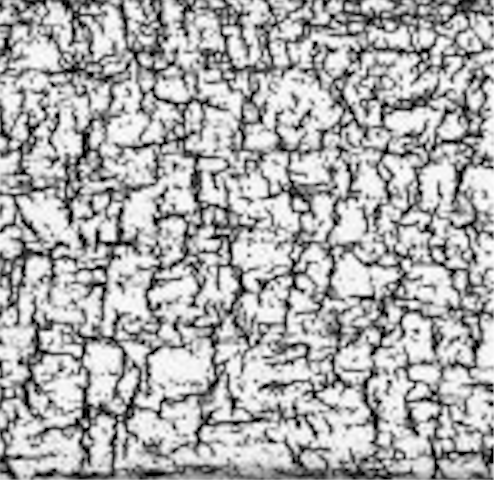
#> input picture Workflow/Micrographs/chu7.jpg, 494 x 480 px
$ jupyter execute --allow-errors Workflow_Group2.ipynb   (text cells are left out)
#> lines starting #> are read from the running program, lines starting #| are printed output that depends on the picture; after the words box and inside, x2 and y2 are one past the last pixel; in counts of white or black regions, pixels touching at a corner belong together; pictures that were not available may be replaced by others from this repository, and a replacement may not be noted
### Workflow/packages/processing.py
# We import the packages we need

import numpy as np
import cv2

def vertical_strips(SecNum,img):
    """
    This function separate the image into vertical strips.
    It confirms that the total width of the image can be
    split into the initially defined number of sections, if not,
    another section will be added until equality is achieved

    Parameters
    ----------
    SecNum : int
        initial number of vertical strips
    img : numpy.ndarray
        data of the image that is going to be analysed

    Returns
    -------
    strips : int
        number of strips in which the image was finally split

    """
#> called with SecNum = 15
    while True:
        if (np.size(img,1) % SecNum) !=0:
            SecNum += 1
        else:
                break
#> after the loop, SecNum = 19
    #between 15 and 20 hypothetically no value is ignored for image width outside of prime values - excessive computing will not occur.

    #introducing a tracker variable allows for simple passing of number of slices between chunks
    strips = 0

    #this loop takes the image and vertically slices it in equal widths as defined above
    for x in range(0,np.size(img,1),SecNum):
            x1 = x + SecNum
            section = img[0:np.size(img,0), x:x1]

            cv2.imwrite("ImageStates/ImagePrep/Sections/" + str(strips) +".png",section)

            strips +=1
#> this loop made 26 passes
#> x1 on passes 1 to 12: 19, 38, 57, 76, 95, 114, 133, 152, 171, 190, 209, 228
#> after the loop, strips = 26

    return strips

def blur(strips):
    """
    This function blurs the strips and joins them into a new image

    Parameters
    ----------
    strips : int
        number of strips in which the image was split

    Returns
    -------
    BlurJoin : numpy.ndarray
        data of the image after blurring and have joined the strips

    """
#> called with strips = 26
    #following from this, the slices are then blurred to reduce noise and transformed to their original black and white colour
    for i in range(0,strips):
        Sec = cv2.imread("./ImageStates/ImagePrep/Sections/" + str(i) + ".png")
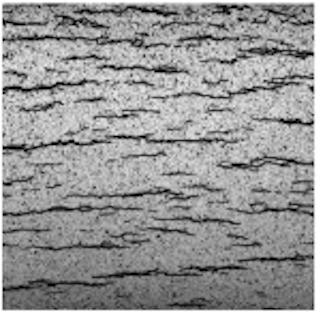
#> input picture Workflow/Micrographs/chu1.jpg, 316 x 312 px, given in place of 0.png, which was not available
#> Sec is the input picture: shape (312, 316, 3); mean B, G, R 147.7, 147.7, 147.7

        Sec = cv2.cvtColor(Sec,cv2.COLOR_BGR2RGB)

        Blur = cv2.GaussianBlur(Sec, (7,7),0)
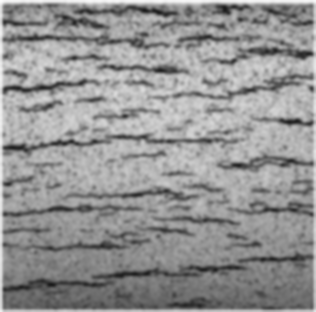
#> Blur: shape (312, 316, 3); mean R, G, B 147.5, 147.5, 147.5
        cv2.imwrite("ImageStates/ImagePrep/Blurs/" + str(i) +".png",Blur)

        #while technically unnecessary, this stage restitches the blured slices to allow for viewing of the transformed image
        if i > 0:
            if i == 1:
                ImgL = cv2.imread("./ImageStates/ImagePrep/Blurs/" + str(i-1) + ".png")
                ImgR = cv2.imread("./ImageStates/ImagePrep/Blurs/" + str(i) + ".png")
                BlurJoin = np.concatenate((ImgL, ImgR), axis=1)
            else:
                ImgR = cv2.imread("./ImageStates/ImagePrep/Blurs/" + str(i) + ".png")
                BlurJoin = np.concatenate((BlurJoin, ImgR), axis=1)
    return BlurJoin

### Workflow/packages/connectivity.py
# We import the packages we need
import numpy as np
import cv2
#from packages import Edge

def otsu(strips):
    """

    Parameters
    ----------
    strips : int
        number of strips in which the image was split

    Returns
    -------
    OtsuThresh : numpy.ndarray
            data of the image after Otsu thresholding

    """
#> called with strips = 26
#knowing the number of strips, any actions can be repeated across the entirety of the slices easily
    for i in range(strips):
        Blur = cv2.imread("./ImageStates/ImagePrep/Blurs/" + str(i) + ".png", 0)
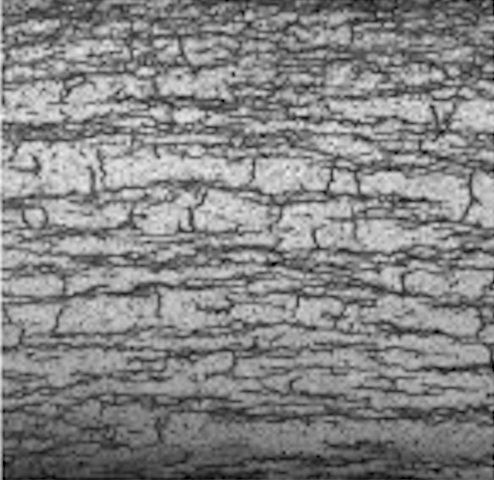
#> Blur: shape (480, 494); min 0, max 246, mean 132.6
#Using the inbuilt opencv otsu thresholding method and defining it as a binary threshold, aka only black and white,
# both a thresholded image is produced and the automatically detected thresholding value is found.
        ThreshValue, ThreshOtsu = cv2.threshold(Blur,0,255,cv2.THRESH_BINARY+cv2.THRESH_OTSU)
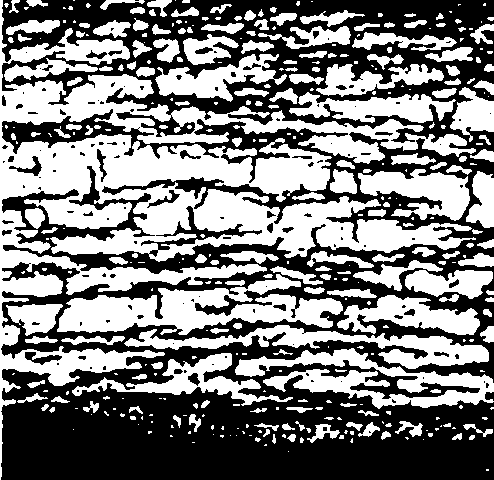
#> ThreshOtsu: shape (480, 494); 49% white; 366 white regions (180 under 20 px), largest, box (x1, y1, x2, y2) and area: (0, 0, 476, 480) 52462, (57, 274, 343, 335) 8248, (235, 348, 494, 409) 6038
#> ThreshValue = 133

        cv2.imwrite("ImageStates/Thresholding/Otsu/" + str(i) +".png",ThreshOtsu)
        np.save("ImageStates/Thresholding/Otsu/" + str(i), ThreshOtsu)

#As earlier, the individual slices are saved to their own directory and an overall image is made from reattaching the slices.
        if i > 0:
            if i == 1:
                ImgL = cv2.imread("./ImageStates/Thresholding/Otsu/" + str(i-1) + ".png")
                ImgR = cv2.imread("./ImageStates/Thresholding/Otsu/" + str(i) + ".png")
                OtsuThresh = np.concatenate((ImgL, ImgR), axis=1)
            else:
                ImgR = cv2.imread("./ImageStates/Thresholding/Otsu/" + str(i) + ".png")
                OtsuThresh = np.concatenate((OtsuThresh, ImgR), axis=1)
    return OtsuThresh


def kmeans(strips):

    """


    Parameters
    ----------
    strips : int
        number of strips in which the image was split

    Returns
    -------
    KThresh : numpy.ndarray
            data of the image after k-means thresholding

    """
#> called with strips = 26

    for i in range(strips):
        ImgIn = cv2.imread("./ImageStates/ImagePrep/Blurs/" + str(i) + ".png",1)

        Blur = cv2.cvtColor(ImgIn, cv2.COLOR_BGR2GRAY)

        reshapedImage = np.float32(Blur.reshape(-1, 3))

        criteria = (cv2.TERM_CRITERIA_EPS + cv2.TERM_CRITERIA_MAX_ITER, 100, 0.1)
#> criteria = (3, 100, 0.1)

    #The number of channels is defined for the k-means method, as it's black and white "2" is chosen
        k = 2

        ret, labels, clusters = cv2.kmeans(reshapedImage, k, None, criteria, 10, cv2.KMEANS_RANDOM_CENTERS)
#> ret = 131293127.5; clusters = [[98.78, 98.06, 98.78], [168.1, 168.8, 168.1]]

        clusters = np.uint8(clusters)
#> clusters = [[98, 98, 98], [168, 168, 168]]

        Sec = cv2.imread("./ImageStates/ImagePrep/Sections/" + str(i) + ".png")
        Sec = cv2.cvtColor(Sec,cv2.COLOR_BGR2GRAY)
#> Sec: shape (312, 316)

        intermediateImage = clusters[labels.flatten()]
        clusteredImage = intermediateImage.reshape((Sec.shape))

        cv2.imwrite("ImageStates/Thresholding/Kmeans/" + str(i) +".png",clusteredImage)

    #As earlier, the individual slices are saved to their own directory and an overall image is made from reattaching the slices.
        if i > 0:
            if i == 1:
                ImgL = cv2.imread("./ImageStates/Thresholding/Kmeans/" + str(i-1) + ".png")
                ImgR = cv2.imread("./ImageStates/Thresholding/Kmeans/" + str(i) + ".png")
                KThresh = np.concatenate((ImgL, ImgR), axis=1)
            else:
                ImgR = cv2.imread("./ImageStates/Thresholding/Kmeans/" + str(i) + ".png")
                KThresh = np.concatenate((KThresh, ImgR), axis=1)
    return KThresh


def edges(strips):
    """


    Parameters
    ----------
    strips : int
        number of strips in which the image was split

    Returns
    -------
    EdgesO : umpy.ndarray
            data of the connectivity of the hydrides after Otsu thresholding
    EdgesK : numpy.ndarray
            data of the connectivity of the hydrides after k-means thresholding

    """
    for i in range(strips):

        imgO = cv2.imread("./ImageStates/Thresholding/Otsu/" + str(i) + ".png", 0)
        imgK = cv2.imread("./ImageStates/Thresholding/Kmeans/" + str(i) + ".png", 0)

        CannyImgO = auto_canny(imgO)
        CannyImgK = auto_canny(imgK)

        cv2.imwrite("ImageStates/Edges/Otsu/" + str(i) +".png",CannyImgO)
        cv2.imwrite("ImageStates/Edges/Kmeans/" + str(i) +".png",CannyImgK)

        if i > 0:
            if i == 1:
                ImgL = cv2.imread("./ImageStates/Edges/Otsu/" + str(i-1) + ".png")
                ImgR = cv2.imread("./ImageStates/Edges/Otsu/" + str(i) + ".png")
                EdgesO = np.concatenate((ImgL, ImgR), axis=1)

                ImgL = cv2.imread("./ImageStates/Edges/Kmeans/" + str(i-1) + ".png")
                ImgR = cv2.imread("./ImageStates/Edges/Kmeans/" + str(i) + ".png")
                EdgesK = np.concatenate((ImgL, ImgR), axis=1)
            else:
                ImgR = cv2.imread("./ImageStates/Edges/Otsu/" + str(i) + ".png")
                EdgesO = np.concatenate((EdgesO, ImgR), axis=1)

                ImgR = cv2.imread("./ImageStates/Edges/Kmeans/" + str(i) + ".png")
                EdgesK = np.concatenate((EdgesK, ImgR), axis=1)
    return EdgesO, EdgesK

def auto_canny(image, sigma=0.33):
	"""

    This function gets rid off the edges of the image to not be counted as
    hydride's edges

    Parameters
    ----------
    image : numpy.ndarray
        data of the processed image so far
    sigma : int
        The default is 0.33.

    Returns
    -------
    edged : numpy.ndarray
        data of the processed image without the external edges of the picture

    """

    # compute the median of the single channel pixel intensities
	v = np.median(image)
	# apply automatic Canny edge detection using the computed median
	lower = int(max(0, (1.0 - sigma) * v))
	upper = int(min(255, (1.0 + sigma) * v))
	edged = cv2.Canny(image, lower, upper)
	# return the edged image
	return edged

### Workflow/packages/GausImg.py
import os
import cv2 #Needs the opencv module to be installed
from matplotlib import pyplot as plt #Needs the matplotlib module to be installed
from skimage import morphology
import numpy as np

def ic(path): #Counts the amount of images for an automated count for the following while loop.
    """
    Count the number of images within the specified folder.

    Inputs:

    path - folder path that will be counted.

    Outputs:

    len(images) - the number of files within the directory specified in "path". (Counts all images, so the folder must be empty of other files.)
    """

    for root, directories, images in os.walk(path): #Walk the path and get the directories and filelist.
        return len(images) #Return the number of filer in the specified path, this only works if there are no excess files in the directory.


# [65 lines left out: function icu, not called in this run]


def GT(path):
    """
    Thresholds images to binary for ease of processing.

    Inputs:

    path - directory path for images

    Outputs:

    imagelist - list of thresholded images (list of numpy arrays)

    pure_image_list - list of unthresholded images (for subsequent plotting and comparison of results)
    """
#> called with path = './Micrographs/'
    i = 1 #Integer to keep track of the used images in the while loop
    imagelist = [] #List to contain all the processed images
    pure_imagelist = [] #List to contain all the unprocessed images

    while i <= ic(path): #Counts all the images and sets the boundary value for the while loop.

        image = cv2.imread(path + "chu" + str(i) + ".jpg", 0) #Reads in the image. Do not change the original filenames.
        image_threshold =  cv2.adaptiveThreshold(image, 255,cv2.ADAPTIVE_THRESH_GAUSSIAN_C, cv2.THRESH_BINARY, 7, 1) #Conduct adaptive Gaussian Thresholding on the image
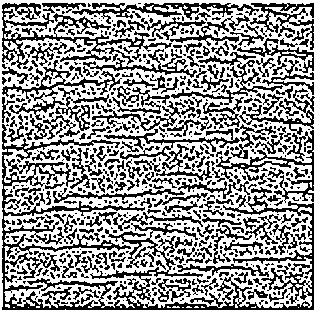
#> image_threshold: shape (312, 316); 59% white; black in thin lines or dots

        pure_imagelist.append(image) #Add the original images to the unprocessed image list.
        imagelist.append(image_threshold) #Add image to the image list
        i += 1

    return imagelist, pure_imagelist #Returns both lists

### Workflow/packages/parameters.py
# We import the packages we need
import numpy as np
import cv2


def HCC1(HydrideOtsu,HydrideKmeans):
    """


    Parameters
    ----------
    HydrideOtsu : int
        starting value for the hydride counting
    HydrideKmeans : int
        starting value for the hydride counting

    Returns
    -------
    AVG_HCC_Otsu : int
        HCC mean value when Otsu thresholding was applied

    K-means HCC : int
        HCC mean value when K-means thresholding was applied
    """
#> called with HydrideOtsu = 0, HydrideKmeans = 0

    imgO = cv2.imread("./ImageStates/Edges/CannyOtsu.png", 0)
    imgK = cv2.imread("./ImageStates/Edges/CannyKmeans.png", 0)

    HCC_Otsu =[]
    HCC_Kmeans = []

    for i in range(np.size(imgO,1)):
        for j in range(np.size(imgO,0)):
            if imgO[j,i] > 0:
                HydrideOtsu += 1
        HCC_Otsu.append(HydrideOtsu/(np.size(imgO,0)))
        HydrideOtsu = 0
#> after the loop, HCC_Otsu = []

    for i in range(np.size(imgK,1)):
        for j in range(np.size(imgK,0)):
            if imgK[j,i] > 0:
                HydrideKmeans += 1
        HCC_Kmeans.append(HydrideKmeans/(np.size(imgK,0)))
        HydrideKmeans = 0

    AVG_HCC_Otsu = sum(HCC_Otsu)/len(HCC_Otsu)
    AVG_HCC_Kmeans = sum(HCC_Kmeans)/len(HCC_Kmeans)

    return print("Otsu HCC: ", AVG_HCC_Otsu,"\n K-means HCC: ", AVG_HCC_Kmeans)

def HCC2(strips):
    """


    Parameters
    ----------
    strips :  int
        number of strips in which the image was split

    Returns
    -------
    ContOtsu : numpy.ndarray
        data of Otsu-thresholded image after merging all the srtips
    ContKmeans : numpy.ndarray
        data of k-means-thresholded image after merging all the srtips
    OtsuHCC : int
        HCC mean value when Otsu threshold was applied
    kmeansHCC : int
        HCC mean value when K-means threshold was applied

    """

    HCCrun_Otsu = []
    HCCrun_Kmeans = []

    for i in range(strips):

        image_src_Otsu = cv2.imread("./ImageStates/Edges/Otsu/" + str(i) + ".png")

        gray = cv2.cvtColor(image_src_Otsu, cv2.COLOR_BGR2GRAY)
        ret, gray = cv2.threshold(gray, 250, 255,0)

        contours, hierarchy = cv2.findContours(gray, cv2.RETR_LIST, cv2.CHAIN_APPROX_SIMPLE)
        mask = np.zeros(image_src_Otsu.shape, np.uint8)
        largest_areas = sorted(contours, key=cv2.contourArea)
        cv2.drawContours(mask, [largest_areas[-1]], 0, (255,255,255,255), -1)
        removed = cv2.add(image_src_Otsu, mask)

        cv2.imwrite("ImageStates/Edges/ContOtsu/" + str(i) + ".png",removed)

        cnts = cv2.findContours(gray, cv2.RETR_EXTERNAL, cv2.CHAIN_APPROX_SIMPLE)
        cnts = cnts[0] if len(cnts) == 2 else cnts[1]

        y5 = []
        h5 = []

        for c in cnts:
            x,y,w,h = cv2.boundingRect(c)
            y5.append(y)
            h5.append(h)

        for r in range(len(y5)):
            q = y5[r] + h5[r]
            for j in range(len(y5)):
                if r < j:
                    q = y5[j] + h5[j]
                    if q > y5[r]:
                        z = q - y5[r]
                        q = q-z
                        h5[j] = h5[j] - z

        HCCrun_Otsu.append((sum(h5))/(np.size(image_src_Otsu,0)))

        del cnts

        image_src_Kmeans = cv2.imread("./ImageStates/Edges/Kmeans/" + str(i) + ".png")

        gray_k = cv2.cvtColor(image_src_Kmeans, cv2.COLOR_BGR2GRAY)
        ret, gray_k = cv2.threshold(gray_k, 250, 255,0)

        contours, hierarchy = cv2.findContours(gray_k, cv2.RETR_LIST, cv2.CHAIN_APPROX_SIMPLE)
        mask = np.zeros(image_src_Kmeans.shape, np.uint8)
        largest_areas = sorted(contours, key=cv2.contourArea)
        cv2.drawContours(mask, [largest_areas[-1]], 0, (255,255,255,255), -1)
        removed = cv2.add(image_src_Kmeans, mask)

        cv2.imwrite("ImageStates/Edges/ContKmeans/" + str(i) + ".png",removed)

        cnts = cv2.findContours(gray_k, cv2.RETR_EXTERNAL, cv2.CHAIN_APPROX_SIMPLE)
        cnts = cnts[0] if len(cnts) == 2 else cnts[1]

        y5 = []
        h5 = []

        for c in cnts:
            x,y,w,h = cv2.boundingRect(c)
            y5.append(y)
            h5.append(h)

        for r in range(len(y5)):
            for j in range(len(y5)):
                if r < j:
                    q = y5[j] + h5[j]
                    if q > y5[r]:
                        z = q - y5[r]
                        q = q-z
                        h5[j] = h5[j] - z

        HCCrun_Kmeans.append((sum(h5))/(np.size(image_src_Kmeans,0)))

        if i > 0:
            if i == 1:
                ImgL = cv2.imread("./ImageStates/Edges/ContOtsu/" + str(i-1) + ".png")
                ImgR = cv2.imread("./ImageStates/Edges/ContOtsu/" + str(i) + ".png")
                ContOtsu = np.concatenate((ImgL, ImgR), axis=1)

                ImgL = cv2.imread("./ImageStates/Edges/ContKmeans/" + str(i-1) + ".png")
                ImgR = cv2.imread("./ImageStates/Edges/ContKmeans/" + str(i) + ".png")
                ContKmeans = np.concatenate((ImgL, ImgR), axis=1)
            else:
                ImgR = cv2.imread("./ImageStates/Edges/ContOtsu/" + str(i) + ".png")
                ContOtsu = np.concatenate((ContOtsu, ImgR), axis=1)

                ImgR = cv2.imread("./ImageStates/Edges/ContKmeans/" + str(i) + ".png")
                ContKmeans = np.concatenate((ContKmeans, ImgR), axis=1)
        OtsuHCC=sum(HCCrun_Otsu)/len(HCCrun_Otsu)
        kmeansHCC=sum(HCCrun_Kmeans)/len(HCCrun_Kmeans)
    return ContOtsu, ContKmeans, OtsuHCC, kmeansHCC

### Workflow/packages/loading.py
# Import the necessary packages

import os.path
from os import path
import shutil
import stat

import re

def sorted_aphanumeric(data):
    """
    This function loads the images and sorts them

    Parameters
    ----------
    data : list
        data of all the initial images

    Returns
    -------
    sort : list
        sorted data of all the images

    """
    convert = lambda text: int(text) if text.isdigit() else text.lower()
    alphanum_key = lambda key: [ convert(c) for c in re.split('([0-9]+)', key) ]
    sort=sorted(data, key=alphanum_key)
    return sort


def DirCheck():

    if path.exists("ImageStates") is False:
        os.mkdir("ImageStates")

    if path.exists("ImageStates/Edges") is False:
        os.mkdir("ImageStates/Edges")

    if path.exists("ImageStates/Edges/ContKmeans") is False:
        os.mkdir("ImageStates/Edges/ContKmeans")
    else:
        shutil.rmtree("ImageStates/Edges/ContKmeans", onerror=remove_readonly)
        os.mkdir("ImageStates/Edges/ContKmeans")

    if  path.exists("ImageStates/Edges/ContOtsu") is False:
        os.mkdir("ImageStates/Edges/ContOtsu")
    else:
        shutil.rmtree("ImageStates/Edges/ContOtsu", onerror=remove_readonly)
        os.mkdir("ImageStates/Edges/ContOtsu")

    if  path.exists("ImageStates/Edges/Kmeans") is False:
        os.mkdir("ImageStates/Edges/Kmeans")
    else:
        shutil.rmtree("ImageStates/Edges/Kmeans", onerror=remove_readonly)
        os.mkdir("ImageStates/Edges/Kmeans")

    if path.exists("ImageStates/Edges/Otsu") is False:
        os.mkdir("ImageStates/Edges/Otsu")
    else:
        shutil.rmtree("ImageStates/Edges/Otsu", onerror=remove_readonly)
        os.mkdir("ImageStates/Edges/Otsu")

    if path.exists("ImageStates/ImagePrep") is False:
        os.mkdir("ImageStates/ImagePrep")

    if path.exists("ImageStates/ImagePrep/Blurs") is False:
        os.mkdir("ImageStates/ImagePrep/Blurs")
    else:
        shutil.rmtree("ImageStates/ImagePrep/Blurs", onerror=remove_readonly)
        os.mkdir("ImageStates/ImagePrep/Blurs")

    if path.exists("ImageStates/ImagePrep/Sections") is False:
        os.mkdir("ImageStates/ImagePrep/Sections")
    else:
        shutil.rmtree("ImageStates/ImagePrep/Sections", onerror=remove_readonly)
        os.mkdir("ImageStates/ImagePrep/Sections")

    if path.exists("ImageStates/Thresholding") is False:
        os.mkdir("ImageStates/Thresholding")

    if path.exists("ImageStates/Thresholding/Kmeans") is False:
        os.mkdir("ImageStates/Thresholding/Kmeans")
    else:
        shutil.rmtree("ImageStates/Thresholding/Kmeans", onerror=remove_readonly)
        os.mkdir("ImageStates/Thresholding/Kmeans")

    if path.exists("ImageStates/Thresholding/Otsu") is False:
        os.mkdir("ImageStates/Thresholding/Otsu")
    else:
        shutil.rmtree("ImageStates/Thresholding/Otsu", onerror=remove_readonly)
        os.mkdir("ImageStates/Thresholding/Otsu")


def remove_readonly(func, path, excinfo):
    os.chmod(path, stat.S_IWRITE)
    func(path)


### Workflow/Workflow_Group2.ipynb
[cell 1]
# We import the packages we need
from matplotlib import pyplot as plt
import re
from PIL import Image
import os, os.path
from os import listdir
import matplotlib.axes
import matplotlib.image as mpimg
import numpy as np
import cv2
from skimage import morphology
import numpy as np
from os import path

# And also we import the functions we have created
from packages import loading
from packages import processing
from packages import connectivity
from packages import parameters
from packages import GausImg

[cell 2]
loading.DirCheck()

[cell 3]
# The sorted_alphanumeric function loads the images and sorts them

mypath = './Micrographs/'
def_files = loading.sorted_aphanumeric(listdir(mypath))

# The data of the image that is going to be analysed are storaged in the "img" variable
img = cv2.imread('./Micrographs/chu7.jpg',0)

# And the original image is plotted here
imgplot = plt.imshow(img)

[cell 4]
SecNum = 15 # Define an initial number of vertical strips
strips=processing.vertical_strips(SecNum,img) # We save the number of strips that we calculated
                                              # with the vertical_strips function

#> (a cell that did not finish here is left out)

#> (a cell that did not finish here is left out)

#> (a cell that did not finish here is left out)

#> (a cell that did not finish here is left out)

#> (a cell that did not finish here is left out)

#> (a cell that did not finish here is left out)

[cell 11]
HydrideOtsu = 0          # We start to count from the hydride number 0
HydrideKmeans = 0        # We start to count from the hydride number 0
#> (the rest of this cell did not finish here and is left out)

#> (a cell that did not finish here is left out)

#> (a cell that did not finish here is left out)

                                                               # as "ContOtsu" in a folder called "Edges"

plt.title("Otsu threshold")
plt.imshow(mpimg.imread('ImageStates/Edges/ContOtsu.png'), label="Otsu")      # The resulting image after the HCC calculation is shown here

#> (a cell that did not finish here is left out)

                                                                # as "ContKmenas" in a folder called "Edges"

plt.title("K-means threshold")
plt.imshow(mpimg.imread('ImageStates/Edges/ContKmeans.png'))  # The resulting image after the HCC calculation is shown here
